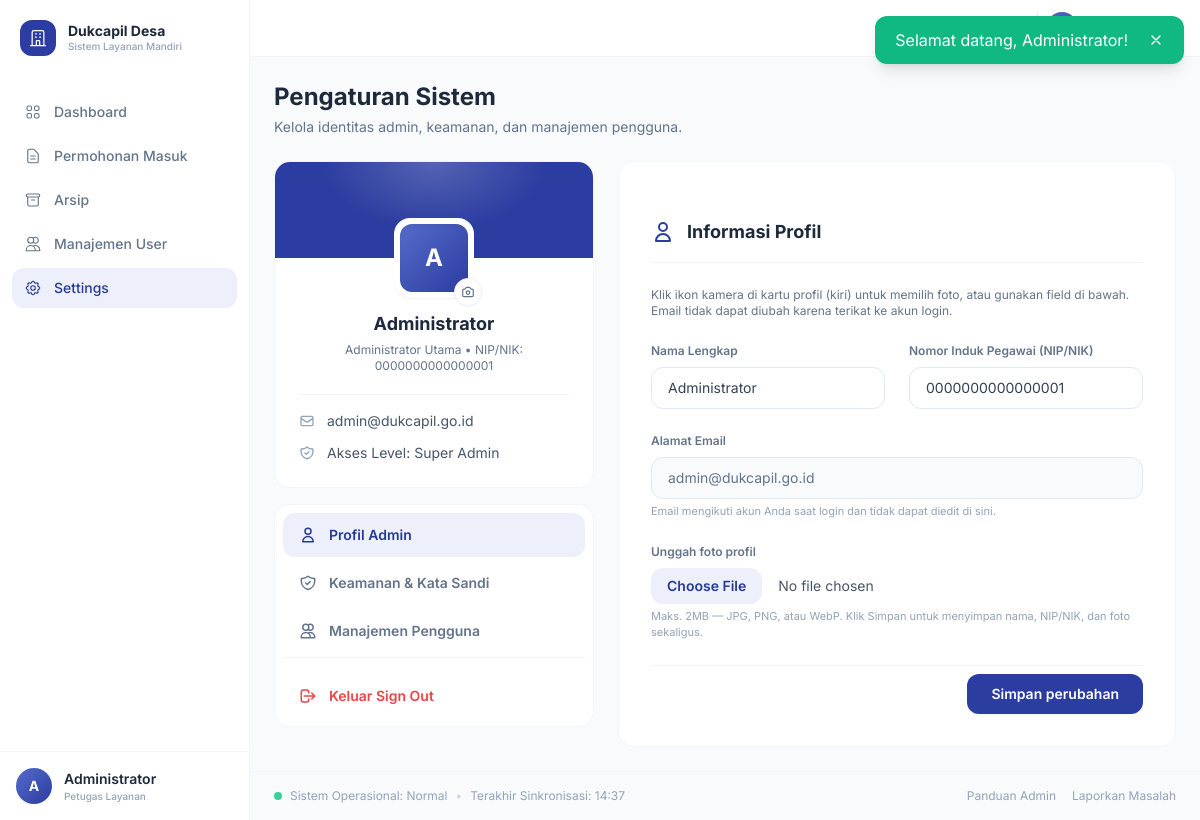
The page /admin.php?page=settings (signed in) on the database its author committed.
### tables this page shows
CREATE TABLE IF NOT EXISTS `users` (
  `id` INT NOT NULL AUTO_INCREMENT,
  `nama_lengkap` VARCHAR(100) NOT NULL,
  `nik` VARCHAR(16) NOT NULL,
  `email` VARCHAR(100) NOT NULL,
  `no_hp` VARCHAR(20) DEFAULT NULL,
  `password` VARCHAR(255) NOT NULL,
  `alamat` TEXT DEFAULT NULL,
  `tempat_lahir` VARCHAR(100) DEFAULT NULL,
  `tanggal_lahir` DATE DEFAULT NULL,
  `jenis_kelamin` ENUM('L','P') DEFAULT NULL,
  `role` ENUM('user','admin') NOT NULL DEFAULT 'user',
  `avatar` VARCHAR(255) DEFAULT NULL,
  `created_at` TIMESTAMP NOT NULL DEFAULT CURRENT_TIMESTAMP,
  `updated_at` TIMESTAMP NOT NULL DEFAULT CURRENT_TIMESTAMP ON UPDATE CURRENT_TIMESTAMP,
  PRIMARY KEY (`id`),
  UNIQUE KEY `uk_users_nik` (`nik`),
  UNIQUE KEY `uk_users_email` (`email`)
);

### app/Views/admin/panel.php (the view, shortened to what the rows shown need)
<?php if ($adminPage === 'settings'): ?>
    <div class="animate-fade-in space-y-6">
    <div class="mb-6">
        <h2 class="text-2xl font-bold text-slate-800">Pengaturan Sistem</h2>
        <p class="text-sm text-slate-500 mt-1 max-w-xl">Kelola identitas admin, keamanan, dan manajemen pengguna.</p>
    </div>
    <div class="flex flex-col lg:flex-row gap-6">
        <div class="w-full lg:w-[320px] flex-shrink-0 space-y-4">
            <div class="bg-white rounded-2xl border border-slate-100 overflow-hidden">
                <div class="h-24 bg-primary-600 relative relative">
                    <div
                        class="absolute inset-0 opacity-20 bg-[radial-gradient(ellipse_at_top,_var(--tw-gradient-stops))] from-white via-transparent to-transparent">
                    </div>
                </div>
                <div class="px-6 pb-6 relative">
                    <div class="w-20 h-20 rounded-2xl bg-white p-1.5 -mt-10 mb-3 shadow-sm mx-auto object-cover relative">
                        <div
                            class="w-full h-full rounded-xl overflow-hidden shadow-inner bg-gradient-to-br from-primary-400 to-primary-600 flex items-center justify-center text-white text-2xl font-bold">
                            <?php if (!empty($user['avatar'])): ?>
                                <img src="<?= baseUrl('uploads/avatars/' . rawurlencode($user['avatar'])) ?>" alt=""
                                    class="w-full h-full object-cover">
                            <?php else: ?>
                                <span
                                    class="text-2xl font-bold"><?= strtoupper(substr($user['nama_lengkap'] ?? 'A', 0, 1)) ?></span>
                            <?php endif; ?>
                        </div>
                        <label for="admin-avatar-input"
                            class="absolute -bottom-2 -right-2 w-7 h-7 bg-white rounded-full border border-slate-100 shadow-sm flex items-center justify-center text-slate-500 hover:text-primary-600 transition-colors cursor-pointer"
                            title="Ganti foto profil">
                        </label>
                    </div>
                    <div class="text-center mb-5">
                        <h3 class="text-lg font-bold text-slate-800">
                            <?= htmlspecialchars($user['nama_lengkap'] ?? 'Administrator') ?></h3>
                        <p class="text-xs text-slate-500 mt-1">Administrator Utama • NIP/NIK:
                            <?= htmlspecialchars($user['nik'] ?? '-') ?></p>
                    </div>
                    <div class="space-y-3 pt-4 border-t border-slate-100">
                        <div class="flex items-center gap-3 text-sm">
                            <svg class="w-4 h-4 text-slate-400" fill="none" stroke="currentColor" viewBox="0 0 24 24">
                                <path stroke-linecap="round" stroke-linejoin="round" stroke-width="2"
                                    d="M3 8l7.89 5.26a2 2 0 002.22 0L21 8M5 19h14a2 2 0 002-2V7a2 2 0 00-2-2H5a2 2 0 00-2 2v10a2 2 0 002 2z">
                                </path>
                            </svg>
                            <span class="text-slate-600 truncate"
                                title="Email mengikuti akun login"><?= htmlspecialchars($user['email'] ?? '') ?></span>
                        </div>
                        <div class="flex items-center gap-3 text-sm">
                            <span class="text-slate-600 truncate">Akses Level: Super Admin</span>
                        </div>
                    </div>
                </div>
            </div>
            <div class="bg-white rounded-2xl border border-slate-100 p-2">
                <nav class="flex flex-col space-y-1">
                    <button type="button" onclick="switchTab('profil')" id="btn-profil"
                        class="tab-btn active w-full flex items-center gap-3 px-4 py-3 rounded-xl text-sm font-semibold transition-all duration-200 ease-out will-change-transform active:scale-[0.98] bg-primary-50 text-primary-700">
                        <svg class="w-[18px] h-[18px]" fill="none" stroke="currentColor" viewBox="0 0 24 24">
                            <path stroke-linecap="round" stroke-linejoin="round" stroke-width="2"
                                d="M16 7a4 4 0 11-8 0 4 4 0 018 0zM12 14a7 7 0 00-7 7h14a7 7 0 00-7-7z"></path>
                        </svg>
                        Profil Admin
                    </button>
                    <button type="button" onclick="switchTab('keamanan')" id="btn-keamanan"
                        class="tab-btn w-full flex items-center gap-3 px-4 py-3 rounded-xl text-sm font-semibold transition-all duration-200 ease-out will-change-transform active:scale-[0.98] text-slate-500 hover:bg-slate-50 hover:text-slate-700">
                        Keamanan & Kata Sandi
                    </button>
                    <button type="button" onclick="switchTab('manajemen')" id="btn-manajemen"
                        class="tab-btn w-full flex items-center gap-3 px-4 py-3 rounded-xl text-sm font-semibold transition-all duration-200 ease-out will-change-transform active:scale-[0.98] text-slate-500 hover:bg-slate-50 hover:text-slate-700">
                        <svg class="w-[18px] h-[18px]" fill="none" stroke="currentColor" viewBox="0 0 24 24">
                            <path stroke-linecap="round" stroke-linejoin="round" stroke-width="2"
                                d="M12 4.354a4 4 0 110 5.292M15 21H3v-1a6 6 0 0112 0v1zm0 0h6v-1a6 6 0 00-9-5.197M13 7a4 4 0 11-8 0 4 4 0 018 0z">
                            </path>
                        </svg>
                        Manajemen Pengguna
                    </button>
                    <div class="pt-4 mt-2 border-t border-slate-100">
                        <a href="<?= baseUrl('app/Controllers/AuthController.php?action=logout') ?>"
                            class="w-full flex items-center gap-3 px-4 py-3 rounded-xl text-sm font-semibold transition-all duration-200 ease-out will-change-transform active:scale-[0.98] text-red-500 hover:bg-red-50">
                            <svg class="w-[18px] h-[18px]" fill="none" stroke="currentColor" viewBox="0 0 24 24">
                                <path stroke-linecap="round" stroke-linejoin="round" stroke-width="2"
                                    d="M17 16l4-4m0 0l-4-4m4 4H7m6 4v1a3 3 0 01-3 3H6a3 3 0 01-3-3V7a3 3 0 013-3h4a3 3 0 013 3v1">
                                </path>
                            </svg>
                            Keluar Sign Out
                        </a>
                    </div>
                </nav>
            </div>
        </div>
        <div class="flex-1 space-y-6">
            <div id="tab-profil" class="settings-tab bg-white rounded-2xl border border-slate-100 p-6 md:p-8">
                <form id="form-admin-profil" method="POST" action="<?= baseUrl('app/Controllers/AdminController.php') ?>"
                    enctype="multipart/form-data" class="space-y-6">
                    <div class="flex items-center gap-3 mb-6 pb-4 border-b border-slate-100">
                        <svg class="w-6 h-6 text-primary-600" fill="none" stroke="currentColor" viewBox="0 0 24 24">
                            <path stroke-linecap="round" stroke-linejoin="round" stroke-width="2"
                                d="M16 7a4 4 0 11-8 0 4 4 0 018 0zM12 14a7 7 0 00-7 7h14a7 7 0 00-7-7z"></path>
                        </svg>
                        <h3 class="text-lg font-bold text-slate-800">Informasi Profil</h3>
                    </div>
                    <p class="text-xs text-slate-500 -mt-2 mb-2">Klik ikon kamera di kartu profil (kiri) untuk memilih
                        foto, atau gunakan field di bawah. Email tidak dapat diubah karena terikat ke akun login.</p>
                    <div class="grid grid-cols-1 md:grid-cols-2 gap-6">
                        <div>
                            <label class="block text-xs font-semibold text-slate-500 mb-2" for="admin-nama">Nama
                                Lengkap</label>
                            <input type="text" id="admin-nama" name="nama_lengkap" required
                                value="<?= htmlspecialchars((string) ($user['nama_lengkap'] ?? '')) ?>"
                                class="w-full px-4 py-2.5 rounded-xl border border-slate-200 text-sm text-slate-700 bg-white focus:outline-none focus:ring-2 focus:ring-primary-500/20 focus:border-primary-500">
                        </div>
                        <div>
                            <label class="block text-xs font-semibold text-slate-500 mb-2" for="admin-nik">Nomor Induk
                                Pegawai (NIP/NIK)</label>
                            <input type="text" id="admin-nik" name="nik" required maxlength="16"
                                value="<?= htmlspecialchars((string) ($user['nik'] ?? '')) ?>"
                                class="w-full px-4 py-2.5 rounded-xl border border-slate-200 text-sm text-slate-700 bg-white focus:outline-none focus:ring-2 focus:ring-primary-500/20 focus:border-primary-500">
                        </div>
                        <div class="md:col-span-2">
                            <label class="block text-xs font-semibold text-slate-500 mb-2">Alamat Email</label>
                            <input type="email" readonly tabindex="-1"
                                value="<?= htmlspecialchars((string) ($user['email'] ?? '')) ?>"
                                class="w-full px-4 py-2.5 rounded-xl border border-slate-200 text-sm text-slate-500 bg-slate-50 cursor-not-allowed"
                                title="Email dari akun login">
                            <p class="text-[11px] text-slate-400 mt-1">Email mengikuti akun Anda saat login dan tidak
                                dapat diedit di sini.</p>
                        </div>
                        <div class="md:col-span-2">
                            <label class="block text-xs font-semibold text-slate-500 mb-2" for="admin-avatar-input">Unggah
                                foto profil</label>
                            <input type="file" id="admin-avatar-input" name="avatar" accept="image/jpeg,image/png,image/webp"
                                class="block w-full text-sm text-slate-600 file:mr-4 file:rounded-xl file:border-0 file:bg-primary-50 file:px-4 file:py-2 file:text-sm file:font-semibold file:text-primary-700 hover:file:bg-primary-100">
                            <p class="text-[11px] text-slate-400 mt-1">Maks. 2MB — JPG, PNG, atau WebP. Klik Simpan untuk
                                menyimpan nama, NIP/NIK, dan foto sekaligus.</p>
                        </div>
                    </div>
                    <div class="flex justify-end pt-2 border-t border-slate-100">
                        <button type="submit"
                            class="px-6 py-2.5 rounded-xl bg-primary-600 hover:bg-primary-700 text-white text-sm font-semibold shadow-sm">
                            Simpan perubahan
                        </button>
                    </div>
                </form>
            </div>
        </div>
    </div>
    </div>
<?php endif; ?>

### app/Views/partials/admin_sidebar.php (shortened to what the rows shown need)
<?php
$adminPage = $_GET['page'] ?? 'dashboard';
$user = currentUser();
?>
<aside id="sidebar"
    class="fixed left-0 top-0 h-full w-[250px] bg-white border-r border-slate-100 z-50 transform -translate-x-full lg:translate-x-0 transition-transform duration-300 flex flex-col">
    <div class="px-5 py-5 flex items-center gap-3">
        <div>
            <h1 class="text-sm font-bold text-slate-800 leading-tight">Dukcapil Desa</h1>
        </div>
    </div>
    <div class="px-4 py-4 border-t border-slate-100">
        <div class="flex items-center gap-3">
            <div
                class="w-9 h-9 rounded-full bg-gradient-to-br from-primary-400 to-primary-600 flex items-center justify-center text-white text-sm font-bold">
                <?= strtoupper(substr($user['nama_lengkap'] ?? 'A', 0, 1)) ?>
            </div>
            <div class="flex-1 min-w-0">
                <p class="text-sm font-semibold text-slate-800 truncate">
                    <?= htmlspecialchars($user['nama_lengkap'] ?? 'Admin') ?>
                </p>
                <p class="text-[10px] text-slate-400 font-medium">Petugas Layanan</p>
            </div>
        </div>
    </div>
</aside>
<div class="lg:ml-[250px] min-h-screen flex flex-col">
    <main class="flex-1 p-4 lg:p-6">

### rows shown on the page
users: nama_lengkap "A", nama_lengkap "Administrator", nik "0000000000000001", email "admin@dukcapil.go.id"

### other values the page prints
$flash['message'] "Selamat datang, Administrator!"
